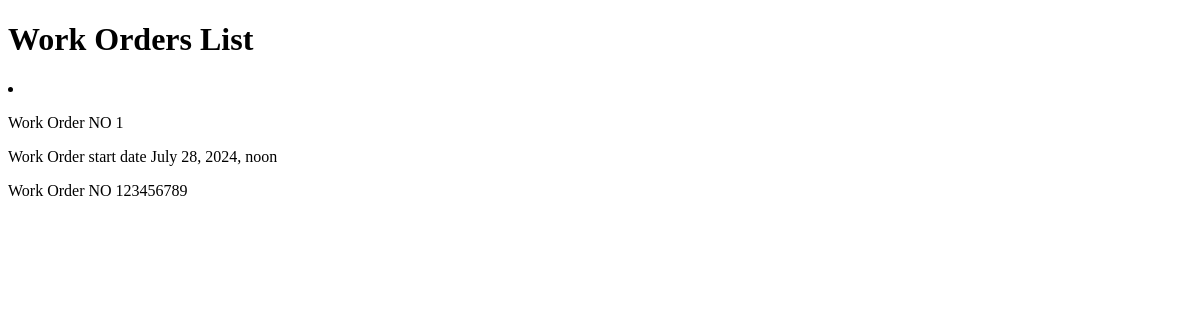
Before: /work-orders/work_order_list/ with the older database file.
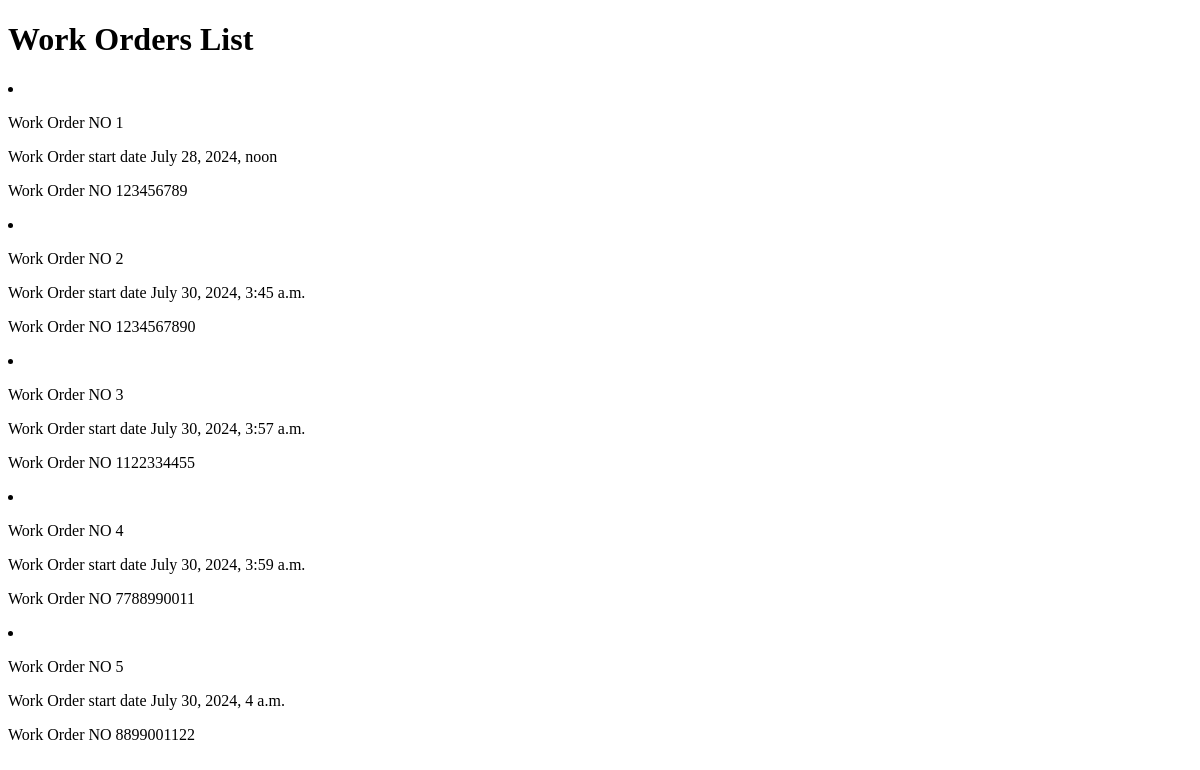
After: the same page with the newer database file.
### work_orders/models.py (models this page shows, shortened)
class WorkOrder(models.Model):
    customer = models.ForeignKey(Customer, on_delete=models.CASCADE)
    car = models.OneToOneField(Car, on_delete=models.CASCADE)
    payment = models.CharField(max_length=30, blank=True, choices=[('Credit', "Credit"), ("Cash", "Cash")])
    created_at = models.DateTimeField(auto_now_add=True)

### data/models.py (models this page shows, shortened)
class Customer(models.Model):
    COUNTRY_CHOICES = [
        ("Bulgaria", "Bulgaria"),
        ("Albania", "Albania"),
        ("Bosnia and Herzegovina", "Bosnia and Herzegovina"),
        ("Greece", "Greece"),
        ("Kosovo", "Kosovo"),
        ("North Macedonia", "North Macedonia"),
        ("Montenegro", "Montenegro"),
        ("Romania", "Romania"),
        ("Serbia", "Serbia"),
        ("Turkey", "Turkey"),
        ("Croatia", "Croatia"),
        ("Slovenia", "Slovenia")
    ]
    PAYMENT_CHOICES = [("cash", "Cash"),
                       ("credit", "Credit")]
    PAYMENT_TERMS_CHOICES = [('COD', 'Cash on Delivery'), ('CIA', 'Cash in Advance'), ('Net_15', '15 days'),
                             ('Net_30', '30 days')]
    name = models.CharField(max_length=100)
    vat = models.IntegerField(validators=[vat_number_validator])
    country = models.CharField(max_length=100, choices=COUNTRY_CHOICES)
    city = models.CharField(max_length=100, blank=True)
    address = models.CharField(max_length=100, blank=True)
    is_active = models.BooleanField(default=True)
    credit_limit = models.DecimalField(max_digits=10, decimal_places=0, blank=True, null=True,
                                       validators=[credit_limit_validator])
    payment_terms = models.CharField(max_length=30, choices=PAYMENT_TERMS_CHOICES)
    description = models.TextField(blank=True)

### work_orders/views.py (the view)
# urls.py: urlpatterns = [path('work_order_list/', WorkOrderListView.as_view(), name="work_order_list"),
class WorkOrderListView(ListView):
    model = WorkOrder
    template_name = 'work_orders/work-order-list.html'
    context_object_name = "work_orders"
    def get_queryset(self):
        return WorkOrder.objects.all()

### work_orders/templates/work_orders/work-order-list.html (shortened to what this page needs)
<!DOCTYPE html>
<html lang="en">
<head>
</head>
<body>
    <h1>Work Orders List</h1>
    {%   for work_order in work_orders  %}
        <li>
            <p>Work Order NO {{ work_order.pk }}</p>
            <p>Work Order start date {{ work_order.created_at }}</p>
            <p>Work Order NO {{ work_order.customer.vat }}</p>
        </li>
    {%endfor %}
</body>
</html>

Changed rows visible on the page:
added WorkOrder: pk "2", created_at "July 30, 2024, 3:45 a.m.", customer.vat "1234567890"
added WorkOrder: pk "3", created_at "July 30, 2024, 3:57 a.m.", customer.vat "1122334455"
added WorkOrder: pk "4", created_at "July 30, 2024, 3:59 a.m.", customer.vat "7788990011"
added WorkOrder: pk "5", created_at "July 30, 2024, 4 a.m.", customer.vat "8899001122"
